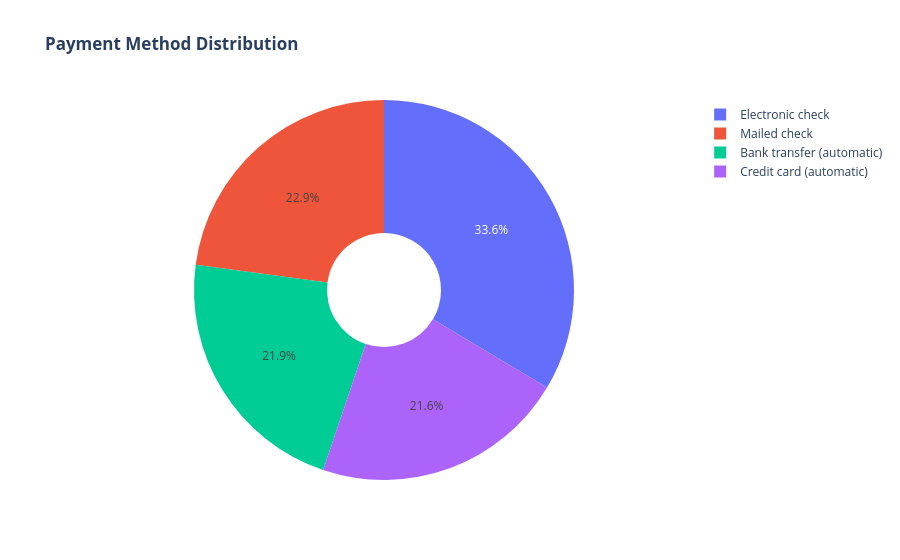
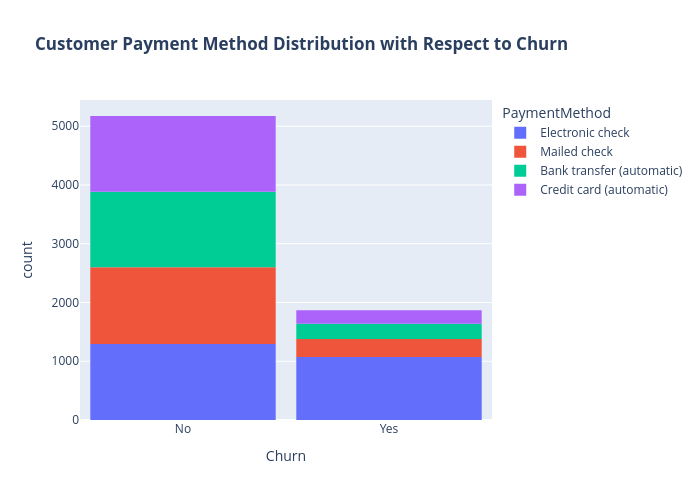

Notebook code for these charts, in order:
### Code cell
import plotly.graph_objects as go
import plotly.express as px

# Pie chart
labels = df['PaymentMethod'].unique()
values = df['PaymentMethod'].value_counts()

fig_pie = go.Figure(data=[go.Pie(labels=labels, values=values, hole=0.3)])
fig_pie.update_layout(title_text="<b>Payment Method Distribution</b>")
fig_pie.show()

# Grouped histogram
fig_hist = px.histogram(df, x="Churn", color="PaymentMethod",
                        title="<b>Customer Payment Method Distribution with Respect to Churn</b>",
                        category_orders={"Churn": ["No", "Yes"]})  # Ensure the correct order of 'Churn' categories

fig_hist.update_layout(width=700, height=500, bargap=0.1)
fig_hist.show()

### Figure 1 — Plotly figure (JSON) as saved in the notebook; plotly's stock layout.template omitted (floating-point values rounded to 4 significant figures)
{"data": [{"hole": 0.3, "labels": ["Electronic check", "Mailed check", "Bank transfer (automatic)", "Credit card (automatic)"], "type": "pie", "values": [2365, 1612, 1544, 1522]}], "layout": {"title": {"text": "<b>Payment Method Distribution</b>"}}}

### Figure 2 — Plotly figure (JSON) as saved in the notebook; plotly's stock layout.template omitted (floating-point values rounded to 4 significant figures; data arrays with more than 128 entries replaced by an {"elided": "..."} marker saying what was removed)
{"data": [{"alignmentgroup": "True", "bingroup": "x", "hovertemplate": "PaymentMethod=Electronic check<br>Churn=%{x}<br>count=%{y}<extra></extra>", "legendgroup": "Electronic check", "marker": {"color": "#636efa", "pattern": {"shape": ""}}, "name": "Electronic check", "offsetgroup": "Electronic check", "orientation": "v", "showlegend": true, "type": "histogram", "x": {"elided": "2365 str values"}, "xaxis": "x", "yaxis": "y"}, {"alignmentgroup": "True", "bingroup": "x", "hovertemplate": "PaymentMethod=Mailed check<br>Churn=%{x}<br>count=%{y}<extra></extra>", "legendgroup": "Mailed check", "marker": {"color": "#EF553B", "pattern": {"shape": ""}}, "name": "Mailed check", "offsetgroup": "Mailed check", "orientation": "v", "showlegend": true, "type": "histogram", "x": {"elided": "1612 str values"}, "xaxis": "x", "yaxis": "y"}, {"alignmentgroup": "True", "bingroup": "x", "hovertemplate": "PaymentMethod=Bank transfer (automatic)<br>Churn=%{x}<br>count=%{y}<extra></extra>", "legendgroup": "Bank transfer (automatic)", "marker": {"color": "#00cc96", "pattern": {"shape": ""}}, "name": "Bank transfer (automatic)", "offsetgroup": "Bank transfer (automatic)", "orientation": "v", "showlegend": true, "type": "histogram", "x": {"elided": "1544 str values"}, "xaxis": "x", "yaxis": "y"}, {"alignmentgroup": "True", "bingroup": "x", "hovertemplate": "PaymentMethod=Credit card (automatic)<br>Churn=%{x}<br>count=%{y}<extra></extra>", "legendgroup": "Credit card (automatic)", "marker": {"color": "#ab63fa", "pattern": {"shape": ""}}, "name": "Credit card (automatic)", "offsetgroup": "Credit card (automatic)", "orientation": "v", "showlegend": true, "type": "histogram", "x": {"elided": "1522 str values"}, "xaxis": "x", "yaxis": "y"}], "layout": {"bargap": 0.1, "barmode": "relative", "height": 500, "legend": {"title": {"text": "PaymentMethod"}, "tracegroupgap": 0}, "title": {"text": "<b>Customer Payment Method Distribution with Respect to Churn</b>"}, "width": 700, "xaxis": {"anchor": "y", "categoryarray": ["No", "Yes"], "categoryorder": "array", "domain": [0, 1], "title": {"text": "Churn"}}, "yaxis": {"anchor": "x", "domain": [0, 1], "title": {"text": "count"}}}}
